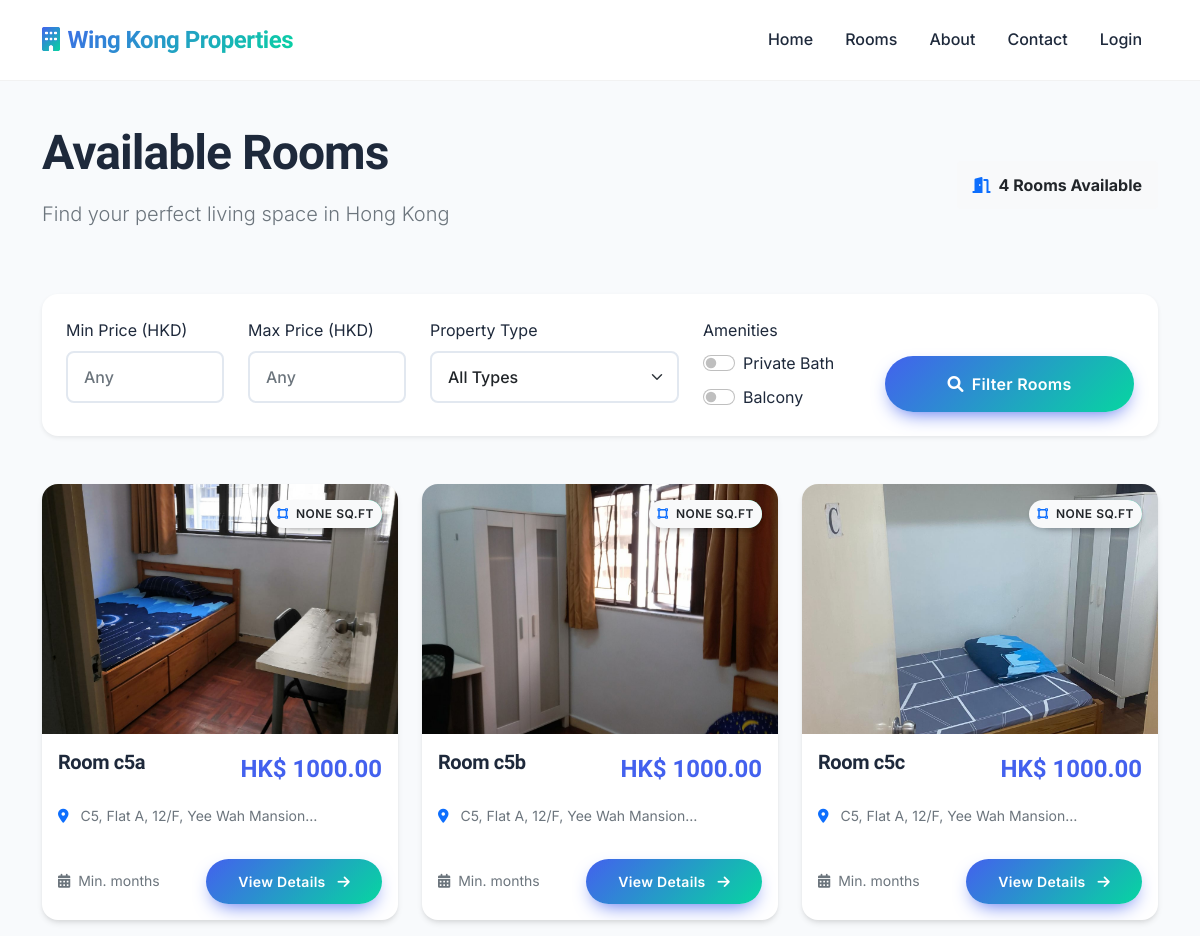
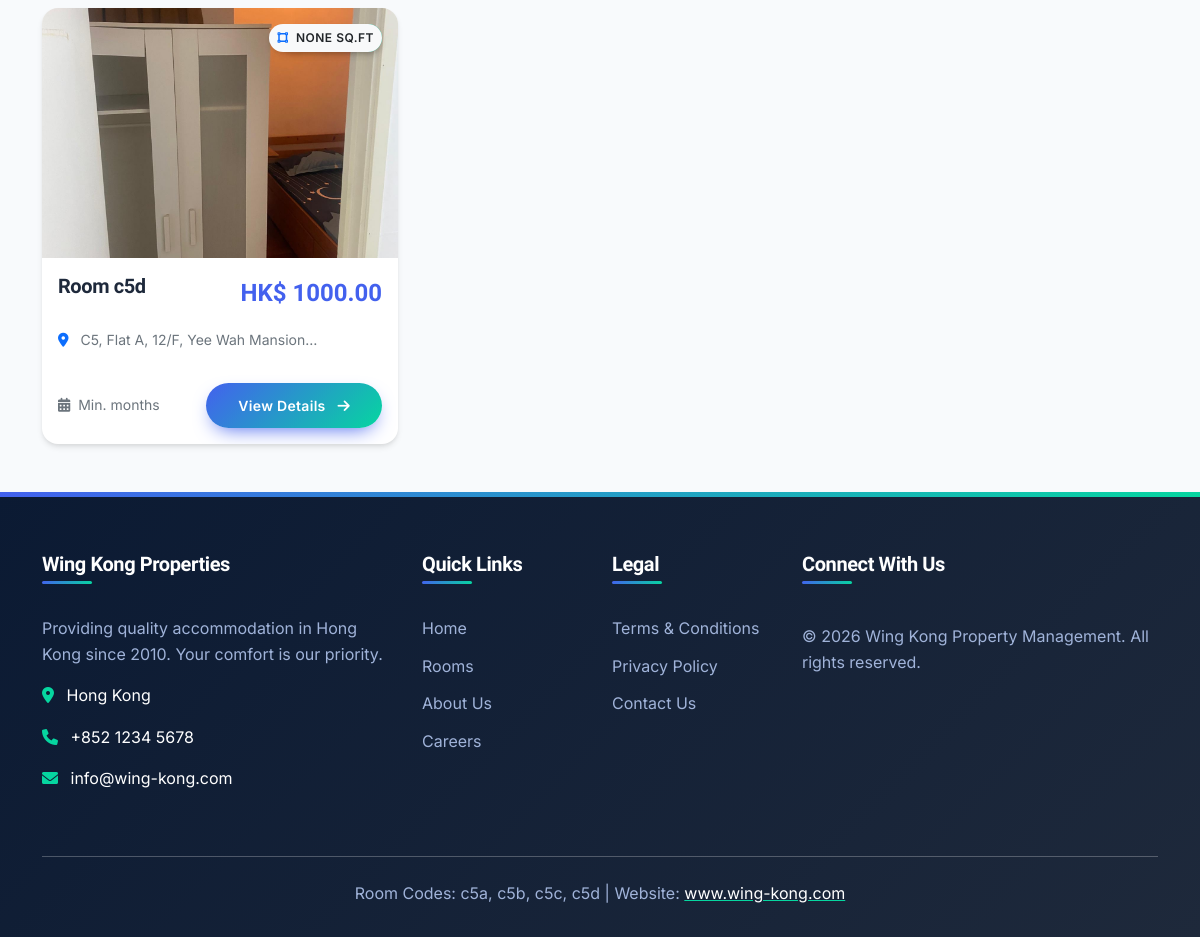
/rooms/, run on the app's committed database (2 pictures, top to bottom).
### properties/models.py (models this page shows, shortened)
class Room(models.Model):
    ROOM_STATUS = [
        ('available', 'Available'),  # Ready for booking
        ('reserved', 'Reserved'),  # Booking confirmed, deposit paid
        ('occupied', 'Occupied'),  # Tenant actively living there
        ('maintenance', 'Under Maintenance'),  # Being repaired/cleaned
        ('temporary', 'Temporary Stay'),  # Short-term temporary occupancy
        ('cleaning', 'Being Cleaned'),  # Between tenants, being cleaned
    ]
    property = models.ForeignKey(Property, on_delete=models.CASCADE, related_name='rooms')
    room_code = models.CharField(max_length=10, unique=True)  # c5a, c5b, etc.
    room_number = models.CharField(max_length=20)
    description = models.TextField(blank=True)
    monthly_rent = models.DecimalField(max_digits=10, decimal_places=2, validators=[MinValueValidator(Decimal('0.01'))])
    deposit_amount = models.DecimalField(max_digits=10, decimal_places=2, default=2500.00)
    status = models.CharField(max_length=20, choices=ROOM_STATUS, default='available')
    post_ad_price = models.DecimalField(
        max_digits=10, decimal_places=2,
        null=True, blank=True,
        help_text="Price advertised to public (for rent increase detection)"
    )
    size_sqft = models.DecimalField(max_digits=8, decimal_places=2, null=True, blank=True)
    has_private_bathroom = models.BooleanField(default=False)
    has_balcony = models.BooleanField(default=False)
    created_at = models.DateTimeField(auto_now_add=True)
    updated_at = models.DateTimeField(auto_now=True)
    class Meta:
        ordering = ['room_code']

class RoomPhoto(models.Model):
    room = models.ForeignKey(Room, on_delete=models.CASCADE, related_name="room_photos")
    image = models.ImageField(upload_to=room_photo_upload_path)
    uploaded_at = models.DateTimeField(auto_now_add=True)

class Property(models.Model):
    PROPERTY_TYPES = [
        ('apartment', 'Apartment'),
        ('building', 'Building'),
    ]
    name = models.CharField(max_length=200)
    address = models.TextField()
    address_chinese = models.TextField(null=True, blank=True)
    property_type = models.CharField(max_length=20, choices=PROPERTY_TYPES)
    total_rooms = models.IntegerField()
    created_at = models.DateTimeField(auto_now_add=True)
    updated_at = models.DateTimeField(auto_now=True)

### website/models.py (models this page shows, shortened)
class WebsiteConfig(models.Model):
    site_title = models.CharField(max_length=200, default="Wing Kong Property Management")
    site_description = models.TextField(blank=True)
    contact_email = models.EmailField(default="info@wing-kong.com")
    contact_phone = models.CharField(max_length=20, default="+852 1234 5678")
    address = models.TextField()
    facebook_url = models.URLField(blank=True)
    instagram_url = models.URLField(blank=True)
    whatsapp_number = models.CharField(max_length=20, blank=True)
    deposit_amount = models.DecimalField(max_digits=10, decimal_places=2, default=2500.00)
    min_stay_months = models.IntegerField(default=3)
    max_stay_months = models.IntegerField(default=24)
    updated_at = models.DateTimeField(auto_now=True)

### website/views.py (the view)
# urls.py: path('rooms/', RoomListView.as_view(), name='room_list'),
class RoomListView(ListView):
    model = Room
    template_name = 'website/room_list.html'
    context_object_name = 'rooms'
    paginate_by = 12
    def get_queryset(self):
        queryset = Room.objects.filter(
            status='available'  # Only available rooms
        ).select_related('property').prefetch_related('room_photos', 'room_videos')
        min_price = self.request.GET.get('min_price')
        max_price = self.request.GET.get('max_price')
        property_type = self.request.GET.get('property_type')
        has_private_bathroom = self.request.GET.get('private_bathroom')
        has_balcony = self.request.GET.get('balcony')
        if min_price:
            queryset = queryset.filter(monthly_rent__gte=min_price)
        if max_price:
            queryset = queryset.filter(monthly_rent__lte=max_price)
        if property_type:
            queryset = queryset.filter(property__property_type=property_type)
        if has_private_bathroom:
            queryset = queryset.filter(has_private_bathroom=True)
        if has_balcony:
            queryset = queryset.filter(has_balcony=True)
        return queryset
    def get_context_data(self, **kwargs):
        context = super().get_context_data(**kwargs)
        config = WebsiteConfig.objects.first()
        property_types = Property.objects.values_list('property_type', flat=True).distinct()
        context.update({
            'config': config,
            'property_types': property_types,
            'filter_params': self.request.GET,
        })
        return context

### website/templates/website/room_list.html (shortened to what this page needs)
{% extends "website/base.html" %}
{% block content %}
<div class="container my-5">
    <div class="row mb-5">
        <div class="col-lg-8">
            <h1 class="display-5 fw-bold mb-3">Available Rooms</h1>
            <p class="text-muted lead">Find your perfect living space in Hong Kong</p>
        </div>
        <div class="col-lg-4 d-flex align-items-center justify-content-lg-end">
            <span class="badge bg-light text-dark p-3 fs-6">
                <i class="fas fa-door-open me-2 text-primary"></i>{{ paginator.count }} Rooms Available
            </span>
        </div>
    </div>
    <div class="card border-0 shadow-sm mb-5">
        <div class="card-body p-4">
            <form method="get" class="row g-4">
                <div class="col-md-2">
                    <label for="min_price" class="form-label fw-semibold">Min Price (HKD)</label>
                    <input type="number" class="form-control" id="min_price" name="min_price"
                        value="{{ request.GET.min_price }}" placeholder="Any">
                </div>
                <div class="col-md-2">
                    <label for="max_price" class="form-label fw-semibold">Max Price (HKD)</label>
                    <input type="number" class="form-control" id="max_price" name="max_price"
                        value="{{ request.GET.max_price }}" placeholder="Any">
                </div>
                <div class="col-md-3">
                    <label for="property_type" class="form-label fw-semibold">Property Type</label>
                    <select class="form-select" id="property_type" name="property_type">
                        <option value="">All Types</option>
                    </select>
                </div>
                <div class="col-md-2">
                    <label class="form-label fw-semibold d-block">Amenities</label>
                    <div class="form-check form-switch">
                        <input class="form-check-input" type="checkbox" id="private_bathroom" name="private_bathroom"
                            value="true" {% if request.GET.private_bathroom %}checked{% endif %}>
                        <label class="form-check-label" for="private_bathroom">Private Bath</label>
                    </div>
                    <div class="form-check form-switch mt-2">
                        <input class="form-check-input" type="checkbox" id="balcony" name="balcony" value="true"
                            {% if request.GET.balcony %}checked{% endif %}>
                        <label class="form-check-label" for="balcony">Balcony</label>
                    </div>
                </div>
                <div class="col-md-3 d-flex align-items-end">
                    <button type="submit" class="btn btn-primary w-100 py-3">
                        <i class="fas fa-search me-2"></i>Filter Rooms
                    </button>
                </div>
            </form>
        </div>
    </div>
    <div class="row g-4">
        {% for room in rooms %}
        <div class="col-md-6 col-lg-4">
            <div class="card room-card h-100">
                {% if room.room_photos.first %}
                <div class="position-relative overflow-hidden">
                    <img src="{{ room.room_photos.first.image.url }}" class="card-img-top" alt="Room {{ room.room_code }}">
                    <span class="position-absolute top-0 end-0 m-3 badge {% if room.status == 'available' %}badge-available{% else %}badge-occupied{% endif %}">
                    </span>
                </div>
                {% else %}
                <div class="bg-light d-flex align-items-center justify-content-center" style="height: 250px;">
                    <i class="fas fa-home fa-4x text-muted"></i>
                </div>
                {% endif %}
                <div class="card-body">
                    <div class="d-flex justify-content-between align-items-start mb-3">
                        <h5 class="card-title fw-bold mb-0">Room {{ room.room_code }}</h5>
                        <span class="room-price">HK$ {{ room.monthly_rent }}</span>
                    </div>
                    <p class="text-muted small mb-3">
                        <i class="fas fa-map-marker-alt me-2 text-primary"></i> {{ room.property.name }}, {{ room.property.address|truncatechars:30 }}
                    </p>
                    <div class="d-flex flex-wrap gap-2 mb-3">
                        <span class="badge bg-light text-dark p-2">
                            <i class="fas fa-vector-square me-1 text-primary"></i> {{ room.size_sqft }} sq.ft
                        </span>
                    </div>
                    <div class="d-flex justify-content-between align-items-center">
                        <small class="text-muted">
                            <i class="fas fa-calendar-alt me-1"></i> Min. {{ room.property.minimum_lease_months }} months
                        </small>
                        <a href="{% url 'website:room_detail' room.room_code %}" class="btn btn-primary btn-sm">
                            View Details <i class="fas fa-arrow-right ms-2"></i>
                        </a>
                    </div>
                </div>
            </div>
        </div>
        {% endfor %}
    </div>
</div>
{% endblock %}

### website/templates/website/base.html (shortened to what this page needs)
<!DOCTYPE html>
<html lang="en">
<head>
    <link href="https://cdn.jsdelivr.net/npm/bootstrap@5.1.3/dist/css/bootstrap.min.css" rel="stylesheet">
    <link rel="stylesheet" href="https://cdnjs.cloudflare.com/ajax/libs/font-awesome/6.0.0/css/all.min.css">
</head>
<body>
    <nav class="navbar navbar-expand-lg navbar-light fixed-top">
        <div class="container">
            <a class="navbar-brand" href="{% url 'website:home' %}">
                <i class="fas fa-building me-2"></i>Wing Kong Properties
            </a>
            <div class="collapse navbar-collapse" id="navbarNav">
                <ul class="navbar-nav ms-auto">
                    <li class="nav-item">
                        <a class="nav-link" href="{% url 'website:home' %}">Home</a>
                    </li>
                    <li class="nav-item">
                        <a class="nav-link" href="{% url 'website:room_list' %}">Rooms</a>
                    </li>
                    <li class="nav-item">
                        <a class="nav-link" href="{% url 'website:about' %}">About</a>
                    </li>
                    <li class="nav-item">
                        <a class="nav-link" href="{% url 'website:contact' %}">Contact</a>
                    </li>
                    {% if user.is_authenticated %}
                        <li class="nav-item dropdown">
                            <a class="nav-link dropdown-toggle" href="#" id="userDropdown" role="button" data-bs-toggle="dropdown">
                                <i class="fas fa-user-circle me-1"></i>My Account
                            </a>
                            <ul class="dropdown-menu">
                                <li><a class="dropdown-item" href="{% url 'website:tenant_dashboard' %}">Dashboard</a></li>
                                <li><a class="dropdown-item" href="{% url 'website:tenant_payments' %}">Payments</a></li>
                                <li><a class="dropdown-item" href="{% url 'website:tenant_maintenance' %}">Maintenance</a></li>
                                <li><hr class="dropdown-divider"></li>
                                {% if user.is_staff %}
                                    <li><a class="dropdown-item" href="/crm/">CRM Dashboard</a></li>
                                {% endif %}
                                <li><a class="dropdown-item" href="{% url 'admin:logout' %}">Logout</a></li>
                            </ul>
                        </li>
                    {% else %}
                        <li class="nav-item">
                            <a class="nav-link" href="{% url 'admin:login' %}?next={{ request.path }}">Login</a>
                        </li>
                    {% endif %}
                </ul>
            </div>
        </div>
    </nav>
    <div style="height: 76px;"></div>
    <main>
        {% block content %}{% endblock %}
    </main>
    <footer class="footer">
        <div class="container">
            <div class="row gy-4">
                <div class="col-lg-4 col-md-6">
                    <h5>Wing Kong Properties</h5>
                    <p class="mt-3" style="color: #a0b3d9;">Providing quality accommodation in Hong Kong since 2010. Your comfort is our priority.</p>
                    {% if config %}
                        <p><i class="fas fa-map-marker-alt me-2" style="color: var(--secondary);"></i> {{ config.address }}</p>
                        <p><i class="fas fa-phone me-2" style="color: var(--secondary);"></i> {{ config.contact_phone }}</p>
                        <p><i class="fas fa-envelope me-2" style="color: var(--secondary);"></i> {{ config.contact_email }}</p>
                    {% endif %}
                </div>
                <div class="col-lg-2 col-md-6">
                    <h5>Quick Links</h5>
                    <ul class="mt-3">
                        <li><a href="{% url 'website:home' %}">Home</a></li>
                        <li><a href="{% url 'website:room_list' %}">Rooms</a></li>
                        <li><a href="{% url 'website:about' %}">About Us</a></li>
                        <li><a href="{% url 'website:careers' %}">Careers</a></li>
                    </ul>
                </div>
                <div class="col-lg-2 col-md-6">
                    <h5>Legal</h5>
                    <ul class="mt-3">
                        <li><a href="{% url 'website:terms' %}">Terms & Conditions</a></li>
                        <li><a href="{% url 'website:privacy' %}">Privacy Policy</a></li>
                        <li><a href="{% url 'website:contact' %}">Contact Us</a></li>
                    </ul>
                </div>
                <div class="col-lg-4 col-md-6">
                    <h5>Connect With Us</h5>
                    <p class="mt-4 mb-0" style="color: #a0b3d9;">© {% now "Y" %} Wing Kong Property Management. All rights reserved.</p>
                </div>
            </div>
            <hr class="mt-5 mb-4" style="border-color: rgba(255, 255, 255, 0.1);">
            <div class="row">
                <div class="col-md-12 text-center">
                    <p class="mb-0" style="color: #a0b3d9;">Room Codes: c5a, c5b, c5c, c5d | Website: <a href="https://www.wing-kong.com" class="text-white" style="text-decoration: underline; text-decoration-color: var(--secondary);">www.wing-kong.com</a></p>
                </div>
            </div>
        </div>
    </footer>
</body>
</html>

### data on the page
Room: room_photos.first.image (picture), room_code "c5a", monthly_rent "1000.00", property.name "C5", property.address "Flat A, 12/F, Yee Wah Mansion…", size_sqft "NONE"
Room: room_photos.first.image (picture), room_code "c5b", monthly_rent "1000.00", property.name "C5", property.address "Flat A, 12/F, Yee Wah Mansion…", size_sqft "NONE"
Room: room_photos.first.image (picture), room_code "c5c", monthly_rent "1000.00", property.name "C5", property.address "Flat A, 12/F, Yee Wah Mansion…", size_sqft "NONE"
Room: room_photos.first.image (picture), room_code "c5d", monthly_rent "1000.00", property.name "C5", property.address "Flat A, 12/F, Yee Wah Mansion…", size_sqft "NONE"
WebsiteConfig: address "Hong Kong", contact_phone "+852 1234 5678", contact_email "info@wing-kong.com"

### other printed values
{{ paginator.count }} "4"
